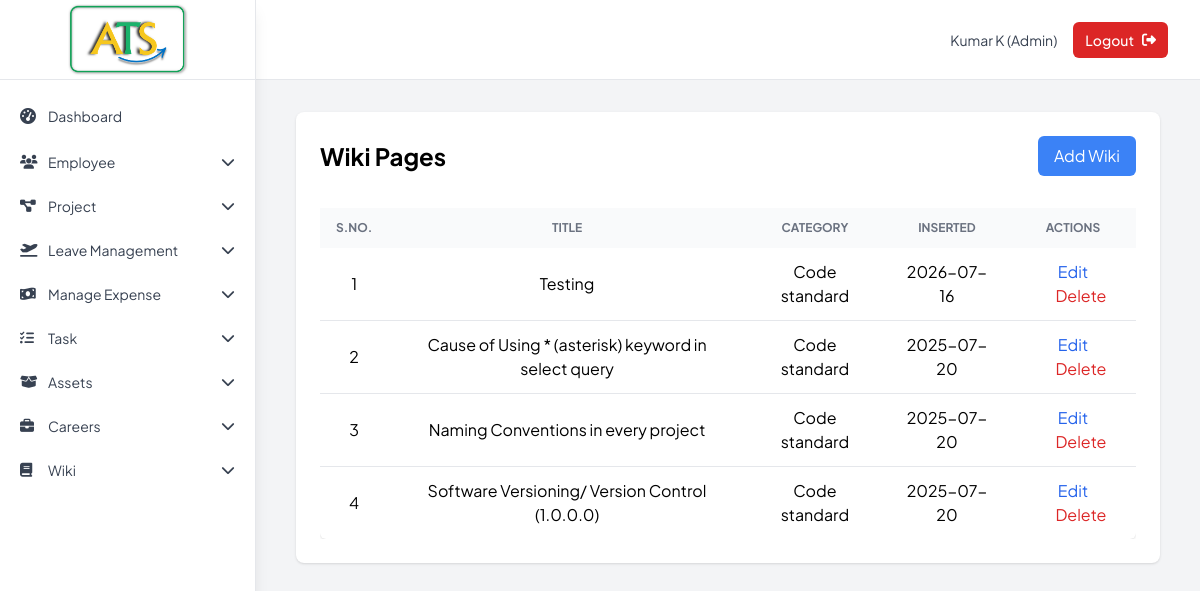
Page /admin/view_wikis (signed in) on the committed database.
### tables this page shows
CREATE TABLE TblWikiPage (
                WikiId       INTEGER PRIMARY KEY AUTOINCREMENT,
                CategoryId   INTEGER NOT NULL,
                Title        TEXT    NOT NULL,
                Descri       TEXT,
                InsertedDate DATETIME DEFAULT CURRENT_TIMESTAMP,
                RowStatus    INTEGER DEFAULT 0,
                FOREIGN KEY (CategoryId) REFERENCES TblWikiCategory(CategoryId)
            );

CREATE TABLE TblWikiCategory (
                CategoryId INTEGER PRIMARY KEY AUTOINCREMENT,
                Category   TEXT    NOT NULL,
                CatImg     TEXT,
                inserted_date DATETIME DEFAULT CURRENT_TIMESTAMP
            );

### Backup_Code/app1.py (the view)
@app.route('/admin/view_wikis')
def view_wikis():
    if 'user_id' not in session or session['emp_type'] != 'admin':
        return redirect(url_for('login'))
    wikis = db.get_wiki_pages()
    return render_template('view_wikis.html', wikis=wikis)

### Backup_Code/app1.py (called while the page is built)
@app.template_filter('todate')
def todate(value):
    if not value:
        return ''
    if isinstance(value, datetime):
        return value.date()
    s = str(value).strip()
    for fmt in ('%Y-%m-%d %H:%M:%S', '%Y-%m-%d'):
        try:
            return datetime.strptime(s, fmt).date()
        except ValueError:
            continue
    try:
        return datetime.strptime(s[:10], '%Y-%m-%d').date()
    except Exception:
        return s  # give up, return raw

### Backup_Code/database.py (called while the page is built)
    def get_connection(self):
        return sqlite3.connect(self.db_name)

    def get_wiki_pages(self):
        conn = self.get_connection()
        cursor = conn.cursor()
        cursor.execute('''
            SELECT wp.WikiId, wp.Title, wp.Descri, wp.InsertedDate, wc.Category, wc.CatImg
            FROM TblWikiPage wp
            JOIN TblWikiCategory wc ON wp.CategoryId = wc.CategoryId
            WHERE wp.RowStatus = 0
            ORDER BY wp.InsertedDate DESC
        ''')
        pages = cursor.fetchall()
        conn.close()
        return pages

### Backup_Code/templates/view_wikis.html (shortened to what this page needs)
{% extends "base.html" %}
{% block content %}
<div class="max-w-6xl mx-auto px-4 sm:px-6 lg:px-2">
  <div class="bg-white shadow rounded-lg">
    <div class="px-4 py-5 sm:p-6">
      <div class="mb-8 flex justify-between items-center">
        <h1 class="text-2xl font-bold">Wiki Pages</h1>
        <a href="{{ url_for('wiki.add_wiki') }}"
           class="bg-primary text-white px-4 py-2 rounded-md hover:bg-primary-dark">
          Add Wiki
        </a>
      </div>
      <div class="overflow-x-auto">
      <table class="min-w-full bg-white rounded-md shadow">
        <thead class="bg-gray-50 text-left text-xs font-medium text-gray-500 uppercase">
          <tr>
            <th class="px-4 py-3 text-center">S.No.</th>
            <th class="px-4 py-3 text-center">Title</th>
            <th class="px-4 py-3 text-center">Category</th>
            <th class="px-4 py-3 text-center">Inserted</th>
            <th class="px-4 py-3 text-center">Actions</th>
          </tr>
        </thead>
        <tbody class="divide-y">
          {% for w in wikis %}
          <tr>
            <td class="px-4 py-3 text-center">{{ loop.index }}</td>
            <td class="px-4 py-3 text-center">{{ w[1] }}</td>
            <td class="px-4 py-3 text-center">{{ w[4] }}</td>
            <td class="px-4 py-3 text-center">{{ w[3]|todate }}</td>
            <td class="px-4 py-3 text-center">
              <a href="{{ url_for('wiki.edit_wiki', wiki_id=w[0]) }}"
                 class="text-blue-600 hover:underline">Edit</a>
              <a href="{{ url_for('wiki.delete_wiki', wiki_id=w[0]) }}"
                 onclick="return confirm('Delete {{ w[1] }}?')"
                 class="text-red-600 hover:underline ml-4">Delete</a>
            </td>
          </tr>
          {% endfor %}
        </tbody>
      </table>
      </div>
    </div>
  </div>
</div>
{% endblock %}

### Backup_Code/templates/base.html (style rules this page uses)
html { scroll-behavior: smooth }
body { font-family: "Plus Jakarta Sans", sans-serif }

### rows in the picture
TblWikiPage: Title "Testing", Category "Code standard", InsertedDate "2026-07-16"
TblWikiPage: Title "Cause of Using * (asterisk) keyword in select query", Category "Code standard", InsertedDate "2025-07-20"
TblWikiPage: Title "Naming Conventions in every project", Category "Code standard", InsertedDate "2025-07-20"
TblWikiPage: Title "Software Versioning/ Version Control (1.0.0.0)", Category "Code standard", InsertedDate "2025-07-20"

### other values in the picture
{{ label }} "Dashboard"
{{ session.first_name }} "Kumar"
{{ session.last_name }} "K"
{{ session.emp_type.title() }} "Admin"
